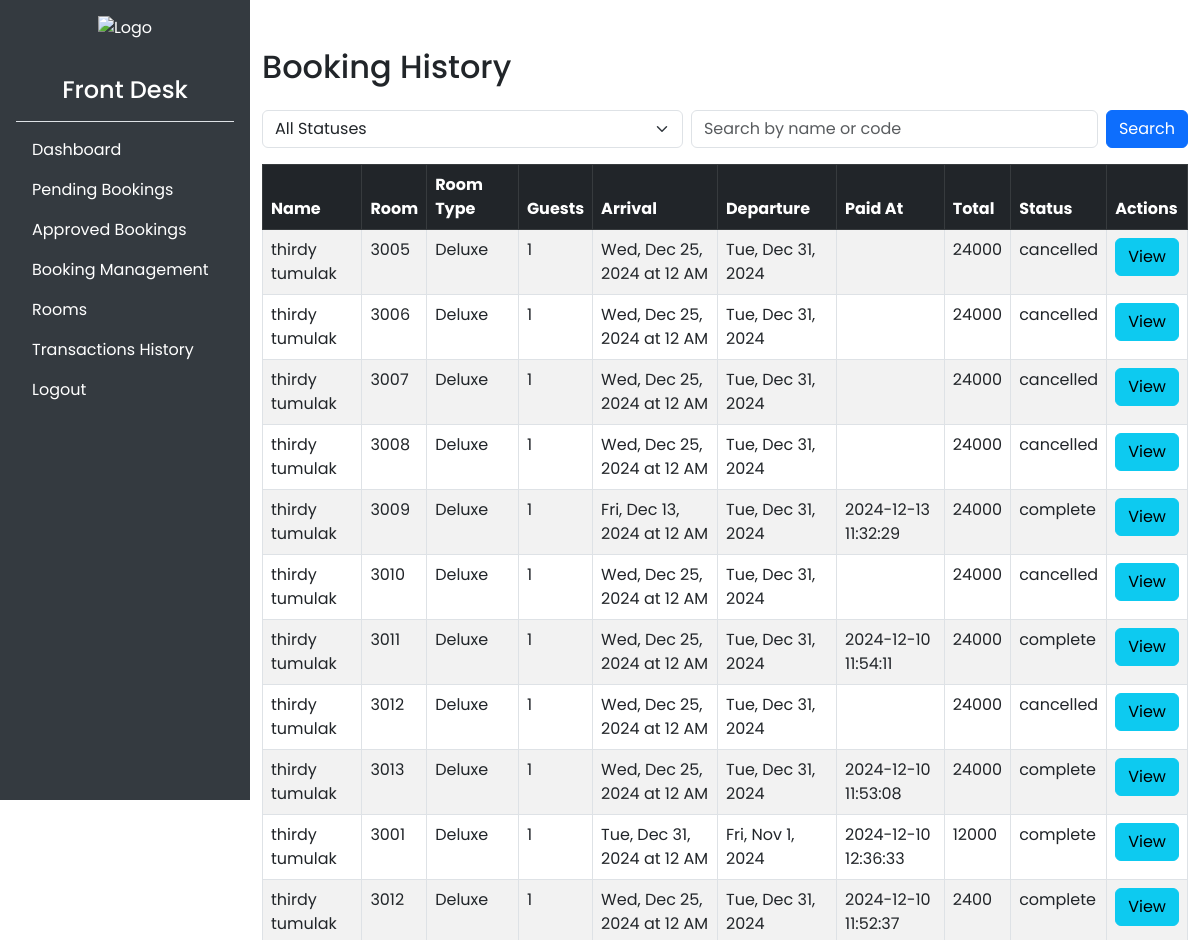
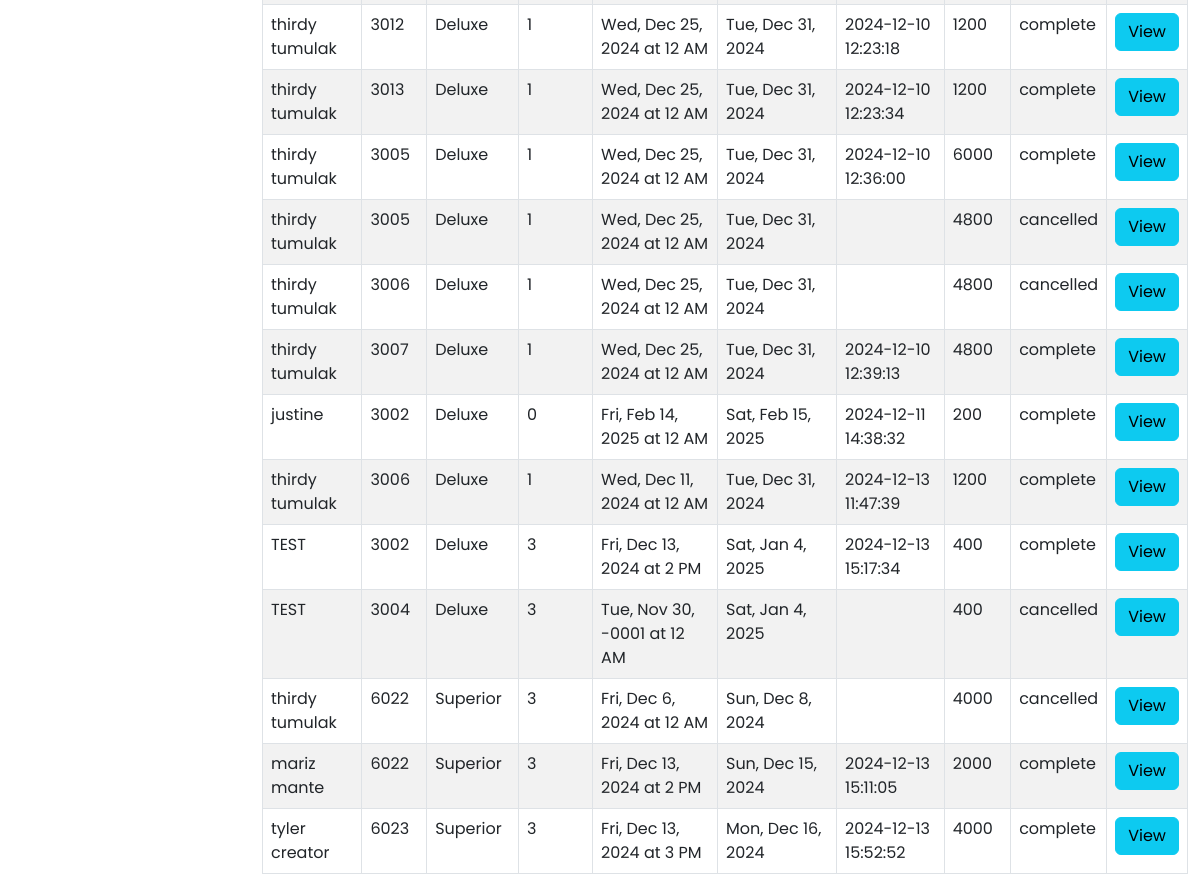
/front_desk/bookings_history.php (signed in), run on the app's committed database (2 pictures, top to bottom).
### tables this page shows
CREATE TABLE `bookings` (
  `id` int(11) NOT NULL,
  `user_id` int(11) DEFAULT NULL,
  `name` varchar(255) DEFAULT NULL,
  `email` varchar(255) NOT NULL,
  `contact` varchar(255) DEFAULT NULL,
  `address` varchar(255) DEFAULT NULL,
  `gender` varchar(255) DEFAULT NULL,
  `room_id` int(11) NOT NULL,
  `guests` int(11) NOT NULL,
  `total_price` decimal(10,0) NOT NULL,
  `status` varchar(255) NOT NULL,
  `code` varchar(6) NOT NULL,
  `check_in` datetime NOT NULL,
  `check_out` datetime NOT NULL,
  `booking_type` varchar(255) DEFAULT NULL,
  `paid_at` datetime DEFAULT NULL,
  `created_at` timestamp NOT NULL DEFAULT current_timestamp() ON UPDATE current_timestamp()
);

CREATE TABLE `rooms` (
  `id` int(11) NOT NULL,
  `images` text NOT NULL,
  `room_type` varchar(255) NOT NULL,
  `price` decimal(10,0) NOT NULL,
  `capacity` int(11) NOT NULL,
  `amenities` text NOT NULL,
  `description` text NOT NULL,
  `created_at` timestamp NOT NULL DEFAULT current_timestamp() ON UPDATE current_timestamp(),
  `name` varchar(255) NOT NULL,
  `room_number` varchar(50) NOT NULL,
  `status` varchar(255) NOT NULL,
  `cleanliness_status` varchar(255) NOT NULL
);

### front_desk/bookings_history.php (the view, shortened to what this page needs)
<?php
include './sidebar.php';
include '../config.php';
$query = "
    SELECT
        bookings.*,
        IF(users.id IS NULL OR bookings.user_id = 0, bookings.name, CONCAT(users.first_name, ' ', users.last_name)) AS full_name,
        rooms.name AS room_name,
        rooms.room_type,
        rooms.room_number
    FROM bookings
    LEFT JOIN users ON bookings.user_id = users.id
    JOIN rooms ON bookings.room_id = rooms.id
    WHERE bookings.status IN ('complete', 'cancelled')
";
$result = mysqli_query($conn, $query);
?>
<body>
    <div class="container mt-5">
        <h2 class="mb-4"> Booking History</h2>
        <form method="GET" class="d-flex align-items-center mb-3">
            <select name="status" class="form-select me-2" onchange="this.form.submit()">
                <option value="">All Statuses</option>
            </select>
            <input type="text" name="search" class="form-control me-2" placeholder="Search by name or code">
            <button type="submit" class="btn btn-primary">Search</button>
        </form>
        <table class="table table-bordered table-striped">
            <thead class="table-dark">
                <tr>
                    <th>Name</th>
                    <th>Room</th>
                    <th>Room Type</th>
                    <th>Guests</th>
                    <th>Arrival</th>
                    <th>Departure</th>
                    <th>Paid At</th>
                    <th>Total</th>
                    <th>Status</th>
                    <th>Actions</th>
                </tr>
            </thead>
            <tbody>
                <?php while ($row = mysqli_fetch_assoc($result)): ?>
                    <tr>
                        <td><?php echo $row['full_name']; ?></td>
                        <td><?php echo $row['room_number']; ?></td>
                        <td><?php echo htmlspecialchars($row['room_type']); ?></td>
                        <td><?php echo htmlspecialchars($row['guests']); ?></td>
                        <td>
                            <?php
                            $check_in = new DateTime($row['check_in']);
                            echo $check_in->format('D, M j, Y \a\t g A');
                            ?>
                        </td>
                        <td>
                            <?php
                            $check_out = new DateTime($row['check_out']);
                            echo $check_out->format('D, M j, Y');
                            ?>
                        </td>
                        <td><?php echo htmlspecialchars($row['paid_at']); ?></td>
                        <td><?php echo htmlspecialchars($row['total_price']); ?></td>
                        <td><?php echo htmlspecialchars($row['status']); ?></td>
                        <td>
                            <button type="button" class="btn btn-info" data-bs-toggle="modal" data-bs-target="#viewDetailsModal" onclick="showModal(<?php echo $row['id']; ?>)">View</button>
                        </td>
                    </tr>
                <?php endwhile; ?>
            </tbody>
        </table>
    </div>
</body>

### admin/css/roombook.css (style rules this page uses)
:root { --bg-text-shadow: 0 2px 4px rgb(13 0 77 / 8%), 0 3px 6px rgb(13 0 77 / 8%), 0 8px 16px rgb(13 0 77 / 8%); --bg-box-shadow: 0px 0px 20px 6px rgba(26, 30, 164, 0.31); }
body { background-color: #ffff; }
* { margin: 0; padding: 0; font-family: 'Poppins', sans-serif; }

### front_desk/sidebar.php (style rules this page uses)
body { display: flex; }

### data on the page
bookings: full_name "thirdy tumulak", rooms.room_number "3005", rooms.room_type "Deluxe", guests "1", check_in "Wed, Dec 25, 2024 at 12 AM", check_out "Tue, Dec 31, 2024", total_price "24000", status "cancelled"
bookings: full_name "thirdy tumulak", rooms.room_number "3006", rooms.room_type "Deluxe", guests "1", check_in "Wed, Dec 25, 2024 at 12 AM", check_out "Tue, Dec 31, 2024", total_price "24000", status "cancelled"
bookings: full_name "thirdy tumulak", rooms.room_number "3007", rooms.room_type "Deluxe", guests "1", check_in "Wed, Dec 25, 2024 at 12 AM", check_out "Tue, Dec 31, 2024", total_price "24000", status "cancelled"
bookings: full_name "thirdy tumulak", rooms.room_number "3008", rooms.room_type "Deluxe", guests "1", check_in "Wed, Dec 25, 2024 at 12 AM", check_out "Tue, Dec 31, 2024", total_price "24000", status "cancelled"
bookings: full_name "thirdy tumulak", rooms.room_number "3009", rooms.room_type "Deluxe", guests "1", check_in "Fri, Dec 13, 2024 at 12 AM", check_out "Tue, Dec 31, 2024", paid_at "2024-12-13 11:32:29", total_price "24000", status "complete"
bookings: full_name "thirdy tumulak", rooms.room_number "3010", rooms.room_type "Deluxe", guests "1", check_in "Wed, Dec 25, 2024 at 12 AM", check_out "Tue, Dec 31, 2024", total_price "24000", status "cancelled"
bookings: full_name "thirdy tumulak", rooms.room_number "3011", rooms.room_type "Deluxe", guests "1", check_in "Wed, Dec 25, 2024 at 12 AM", check_out "Tue, Dec 31, 2024", paid_at "2024-12-10 11:54:11", total_price "24000", status "complete"
bookings: full_name "thirdy tumulak", rooms.room_number "3012", rooms.room_type "Deluxe", guests "1", check_in "Wed, Dec 25, 2024 at 12 AM", check_out "Tue, Dec 31, 2024", total_price "24000", status "cancelled"
bookings: full_name "thirdy tumulak", rooms.room_number "3013", rooms.room_type "Deluxe", guests "1", check_in "Wed, Dec 25, 2024 at 12 AM", check_out "Tue, Dec 31, 2024", paid_at "2024-12-10 11:53:08", total_price "24000", status "complete"
bookings: full_name "thirdy tumulak", rooms.room_number "3001", rooms.room_type "Deluxe", guests "1", check_in "Tue, Dec 31, 2024 at 12 AM", check_out "Fri, Nov 1, 2024", paid_at "2024-12-10 12:36:33", total_price "12000", status "complete"
bookings: full_name "thirdy tumulak", rooms.room_number "3012", rooms.room_type "Deluxe", guests "1", check_in "Wed, Dec 25, 2024 at 12 AM", check_out "Tue, Dec 31, 2024", paid_at "2024-12-10 11:52:37", total_price "2400", status "complete"
bookings: full_name "thirdy tumulak", rooms.room_number "3012", rooms.room_type "Deluxe", guests "1", check_in "Wed, Dec 25, 2024 at 12 AM", check_out "Tue, Dec 31, 2024", paid_at "2024-12-10 12:23:18", total_price "1200", status "complete"
bookings: full_name "thirdy tumulak", rooms.room_number "3013", rooms.room_type "Deluxe", guests "1", check_in "Wed, Dec 25, 2024 at 12 AM", check_out "Tue, Dec 31, 2024", paid_at "2024-12-10 12:23:34", total_price "1200", status "complete"
bookings: full_name "thirdy tumulak", rooms.room_number "3005", rooms.room_type "Deluxe", guests "1", check_in "Wed, Dec 25, 2024 at 12 AM", check_out "Tue, Dec 31, 2024", paid_at "2024-12-10 12:36:00", total_price "6000", status "complete"
bookings: full_name "thirdy tumulak", rooms.room_number "3005", rooms.room_type "Deluxe", guests "1", check_in "Wed, Dec 25, 2024 at 12 AM", check_out "Tue, Dec 31, 2024", total_price "4800", status "cancelled"
bookings: full_name "thirdy tumulak", rooms.room_number "3006", rooms.room_type "Deluxe", guests "1", check_in "Wed, Dec 25, 2024 at 12 AM", check_out "Tue, Dec 31, 2024", total_price "4800", status "cancelled"
bookings: full_name "thirdy tumulak", rooms.room_number "3007", rooms.room_type "Deluxe", guests "1", check_in "Wed, Dec 25, 2024 at 12 AM", check_out "Tue, Dec 31, 2024", paid_at "2024-12-10 12:39:13", total_price "4800", status "complete"
bookings: full_name "justine", rooms.room_number "3002", rooms.room_type "Deluxe", guests "0", check_in "Fri, Feb 14, 2025 at 12 AM", check_out "Sat, Feb 15, 2025", paid_at "2024-12-11 14:38:32", total_price "200", status "complete"
bookings: full_name "thirdy tumulak", rooms.room_number "3006", rooms.room_type "Deluxe", guests "1", check_in "Wed, Dec 11, 2024 at 12 AM", check_out "Tue, Dec 31, 2024", paid_at "2024-12-13 11:47:39", total_price "1200", status "complete"
bookings: full_name "TEST", rooms.room_number "3002", rooms.room_type "Deluxe", guests "3", check_in "Fri, Dec 13, 2024 at 2 PM", check_out "Sat, Jan 4, 2025", paid_at "2024-12-13 15:17:34", total_price "400", status "complete"
bookings: full_name "TEST", rooms.room_number "3004", rooms.room_type "Deluxe", guests "3", check_in "Tue, Nov 30, -0001 at 12 AM", check_out "Sat, Jan 4, 2025", total_price "400", status "cancelled"
bookings: full_name "thirdy tumulak", rooms.room_number "6022", rooms.room_type "Superior", guests "3", check_in "Fri, Dec 6, 2024 at 12 AM", check_out "Sun, Dec 8, 2024", total_price "4000", status "cancelled"
bookings: full_name "mariz mante", rooms.room_number "6022", rooms.room_type "Superior", guests "3", check_in "Fri, Dec 13, 2024 at 2 PM", check_out "Sun, Dec 15, 2024", paid_at "2024-12-13 15:11:05", total_price "2000", status "complete"
bookings: full_name "tyler creator", rooms.room_number "6023", rooms.room_type "Superior", guests "3", check_in "Fri, Dec 13, 2024 at 3 PM", check_out "Mon, Dec 16, 2024", paid_at "2024-12-13 15:52:52", total_price "4000", status "complete"
